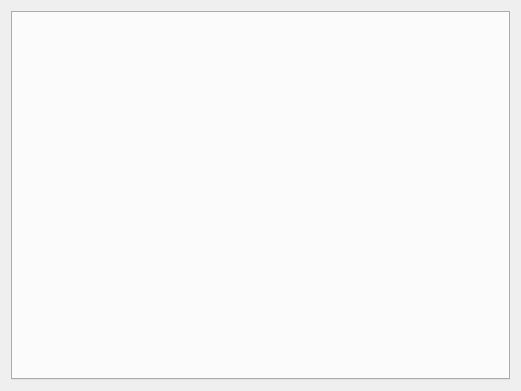
<?xml version="1.0" encoding="UTF-8"?>
<ui version="4.0">
 <class>SystemWindow</class>
 <widget class="QWidget" name="SystemWindow">
  <property name="geometry">
   <rect>
    <x>0</x>
    <y>0</y>
    <width>521</width>
    <height>391</height>
   </rect>
  </property>
  <property name="windowIcon">
   <iconset resource="../res/OTPView.qrc">
    <normaloff>:/icon.png</normaloff>:/icon.png</iconset>
  </property>
  <layout class="QVBoxLayout" name="verticalLayout">
   <item>
    <widget class="QTabWidget" name="tabWidget">
     <property name="tabShape">
      <enum>QTabWidget::Triangular</enum>
     </property>
     <property name="tabsClosable">
      <bool>true</bool>
     </property>
     <property name="movable">
      <bool>true</bool>
     </property>
    </widget>
   </item>
  </layout>
 </widget>
 <resources>
  <include location="../res/OTPView.qrc"/>
 </resources>
 <connections/>
</ui>
